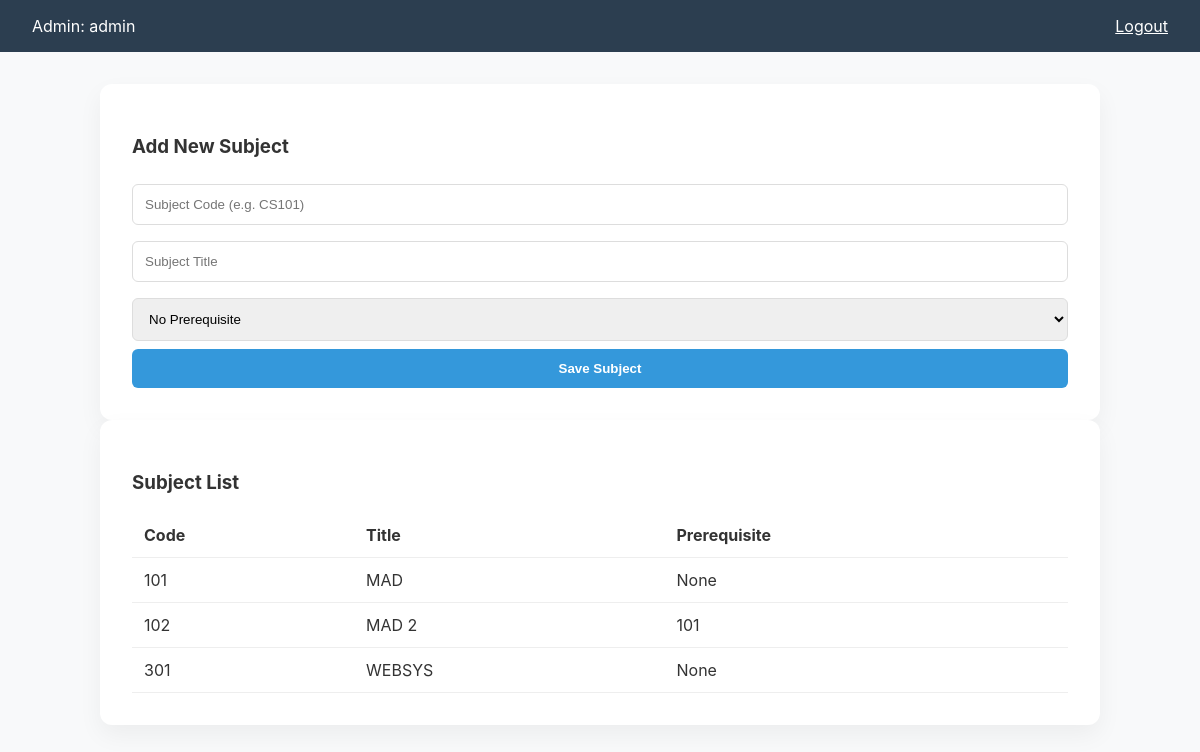
The page /Enrollment_System/admin_dashboard.php (signed in) on the database its author committed.
### tables this page shows
CREATE TABLE `subjects` (
  `id` int(11) NOT NULL,
  `subject_code` varchar(20) DEFAULT NULL,
  `title` varchar(100) DEFAULT NULL,
  `prereq_id` int(11) DEFAULT NULL
);

### Enrollment_System/admin_dashboard.php (the view, shortened to what this page needs)
<?php include 'config.php';
$subs = $conn->query("SELECT s1.*, s2.subject_code as pre_code FROM subjects s1 LEFT JOIN subjects s2 ON s1.prereq_id = s2.id");
?>
<!DOCTYPE html>
<html>
<head>
    <link rel="stylesheet" href="style.css">
</head>
<body>
    <div class="navbar"><span>Admin: <?= $_SESSION['user']['full_name'] ?></span><a href="logout.php" style="color:white">Logout</a></div>
    <div class="container">
        <div class="card">
            <h3>Add New Subject</h3>
            <form method="POST">
                <input type="text" name="code" placeholder="Subject Code (e.g. CS101)" required>
                <input type="text" name="title" placeholder="Subject Title" required>
                <select name="prereq">
                    <option value="">No Prerequisite</option>
                </select>
                <button name="add_sub" class="btn">Save Subject</button>
            </form>
        </div>
        <div class="card">
            <h3>Subject List</h3>
            <table>
                <tr>
                    <th>Code</th>
                    <th>Title</th>
                    <th>Prerequisite</th>
                </tr>
                <?php while ($row = $subs->fetch_assoc()): ?>
                    <tr>
                        <td><?= $row['subject_code'] ?></td>
                        <td><?= $row['title'] ?></td>
                        <td><?= $row['pre_code'] ?: 'None' ?></td>
                    </tr>
                <?php endwhile; ?>
            </table>
        </div>
    </div>
</body>
</html>

### Enrollment_System/style.css (style rules this page uses)
:root { --dark: #2c3e50; --blue: #3498db; --light: #f8f9fa; --success: #27ae60; }
body { font-family: "Inter", sans-serif; background: var(--light); margin: 0; color: #333; }
.navbar { background: var(--dark); color: white; padding: 1rem 2rem; display: flex; justify-content: space-between; align-items: center; }
.container { max-width: 1000px; margin: 2rem auto; padding: 0 1rem; }
.card { background: white; padding: 2rem; border-radius: 12px; box-shadow: 0 10px 25px rgba(0, 0, 0, 0.05); }
input, select { width: 100%; padding: 12px; margin: 8px 0; border: 1px solid #ddd; border-radius: 6px; box-sizing: border-box; }
.btn { background: var(--blue); color: white; border: none; padding: 12px 24px; border-radius: 6px; cursor: pointer; transition: 0.3s; width: 100%; font-weight: 600; }
table { width: 100%; border-collapse: collapse; margin-top: 1rem; }
th, td { text-align: left; padding: 12px; border-bottom: 1px solid #eee; }

### rows shown on the page
subjects: subject_code "101", title "MAD", pre_code "None"
subjects: subject_code "102", title "MAD 2", prereq.subject_code "101"
subjects: subject_code "301", title "WEBSYS", pre_code "None"

### other values the page prints
$_SESSION['user']['full_name'] "admin"
